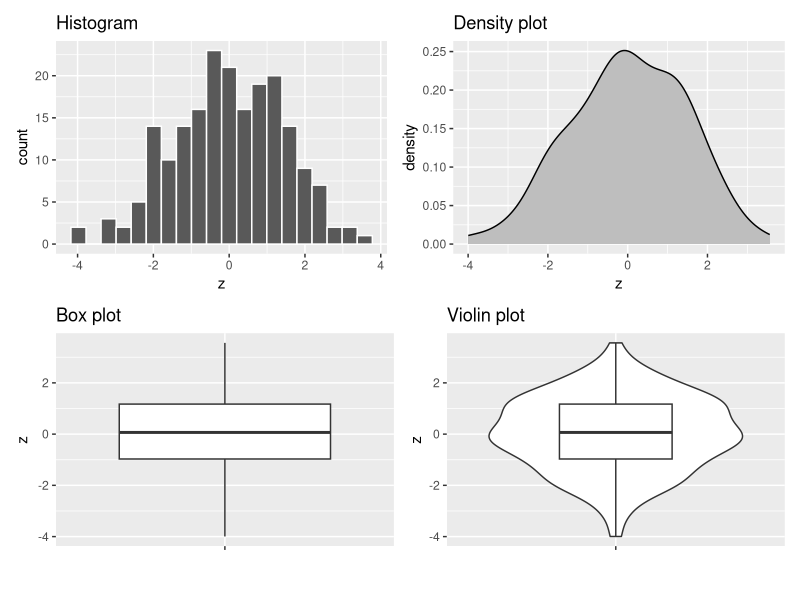

Recreate this plot in R. (Note: this script raises an error after producing the figure.)
## ---- chunk 1
knitr::opts_chunk$set(echo = FALSE)

library(tidyverse)
library(patchwork)
library(here)

countries <- read.csv(here("data", "countries.csv"))
## ---- chunk 2

x = rnorm(100) - 1 
names(x) = rep("x", 100)
y = rnorm(100) + 1
names(y) = rep("y", 100)
z = c(x,y)

data = data.frame(origin=names(z), value=z, row.names=NULL)


p1 <- data %>% ggplot(aes(x=z))+geom_histogram(bins = 20, color="white") + labs(title = "Histogram")
p2 <- data %>% ggplot(aes(x=z))+geom_density(fill="grey") + labs(title = "Density plot")
p3 <- data %>% ggplot(aes(y=z, x=""))+geom_boxplot() + labs(x = "") + labs(title = "Box plot")
p4 <- data %>% ggplot(aes(y=z, x=""))+geom_violin()+geom_boxplot(width=0.4) + labs(x = "") + labs(title = "Violin plot")

(p1 | p2 ) / (p3 | p4 )

## ---- chunk 3

knitr::include_graphics(here("images","type_1and2_errors.png"))
## ---- chunk 4
cat(paste0("The covariance of life expectancy and proportion of university degree is ", cov(countries$life_exp, countries$uni_prc, use = "complete.obs")))

cat(paste0("The covariance of population and area is ", cov(countries$population, countries$area, use = "complete.obs")))

## ---- chunk 5
cat(paste0("The correlation of life expectancy and proportion of university degree is ", round(cor(countries$life_exp, countries$uni_prc, use = "complete.obs", method = "pearson"),2)))

cat(paste0("The correlation of population and area is ", round(cor(countries$population, countries$area, use = "complete.obs", method = "pearson"),2)))


## ---- chunk 6
complement <- function(y, rho, x) {
  if (missing(x)) x <- rnorm(length(y)) # Optional: supply a default if `x` is not given
  y.perp <- residuals(lm(x ~ y))
  rho * sd(y.perp) * y + y.perp * sd(y) * sqrt(1 - rho^2)
}

y <- rnorm(50, sd=10)
x <- 1:50 # Optional
rho <- c(0, 0.2, 0.4, 0.6, 0.8, 1)
X <- data.frame(z=as.vector(sapply(rho, function(rho) complement(y, rho, x))),
                rho=ordered(rep(signif(rho, 2), each=length(y))),
                y=rep(y, length(rho)))
    

ggplot(X, aes(y,z, group=rho)) + 
  geom_smooth(method="lm", se=FALSE) + 
  geom_rug(sides="b") + 
  geom_point(aes(fill=rho), alpha=1/2, shape=21) +
  facet_wrap(~ rho)
## ---- chunk 7
set.seed(42)
edu <- round (rnorm (100, mean = 15, sd = 4), digits=0)
set.seed (24)
rand <- round(rnorm (100, mean = 1000, sd = 50), digits=0)
rand.2 <- round(rnorm (100, mean = 2000, sd = 300), digits=0)
inc <- edu*rand
inc.2 <- edu*rand.2

data <- data.frame(x = edu, y = c(inc, inc.2), group = c(rep(1,100), rep(2,100)), row.names = NULL)

data %>% ggplot(aes(x=x, y=y, color = group, group=group))+
  geom_point()+
  geom_smooth(method = "lm", se=FALSE)+
  labs(title = "Simulated data",
       subtitle = "Light blue population has higher regression coefficient but lower correlation",
       x = "Years of education",
       y = "Monthly income in CZK")+
  theme(legend.position = "none")

## ---- chunk 8

p1 <- countries %>% ggplot(aes(x=uni_prc, y=life_exp))+
  geom_point()+
  scale_y_continuous (limits = c(76,83))+
  labs(x="",
       y="life expectancy")

p2 <- countries %>% ggplot(aes(x=uni_prc, y=life_exp))+
  geom_smooth(method = "lm", se=FALSE)+
    scale_y_continuous (limits = c(76,83))+
  labs(x="",
       y="")

p3 <- countries %>% ggplot(aes(x=uni_prc, y=life_exp))+
  geom_point()+
  geom_smooth(method = "lm", se=FALSE)+
    scale_y_continuous (limits = c(76,83))+
  labs(x="percentage of people with university degree",
       y="life expectancy")

p4 <- countries %>% ggplot(aes(x=uni_prc, y=life_exp))+
  geom_point()+
  geom_smooth()+
    scale_y_continuous (limits = c(76,83))+
  labs(x="percentage of people with university degree",
       y="")


patchwork <- (p1 | p2 ) / (p3 | p4 )

patchwork +   plot_annotation(title = 'Association between university education and life expectancy in selected countries')

